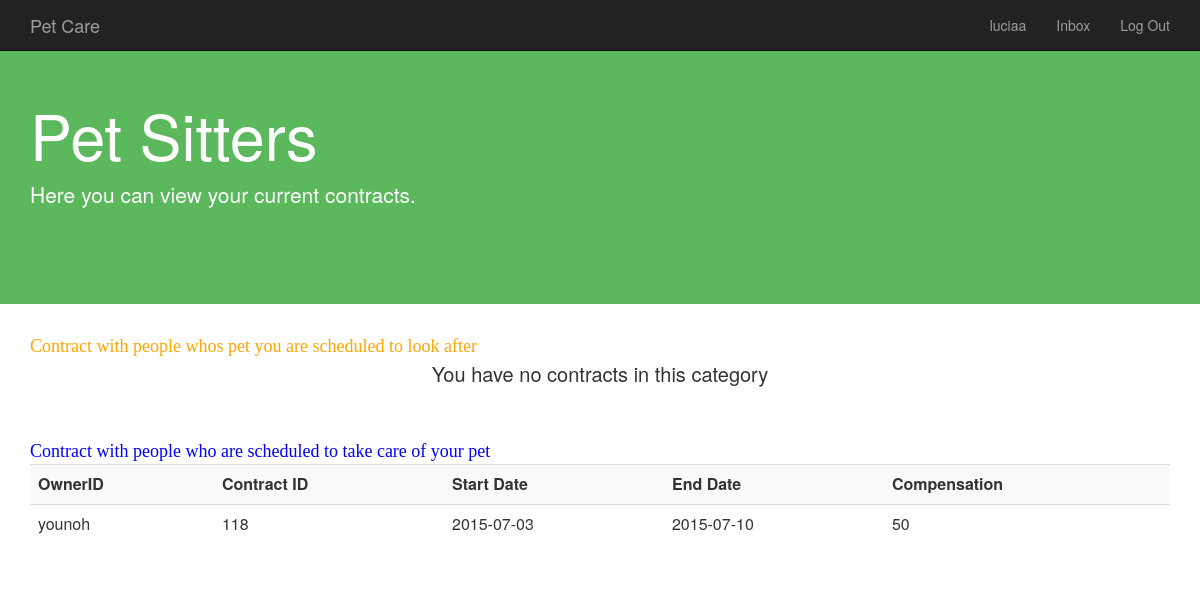
Screenshot of /user/myContracts.php (signed in) with the database file from the repository.
### tables this page shows
CREATE TABLE ContractToOwner
(OwnerID       	Char(20),
 PetID 			INTEGER, 
 RequestID 		INTEGER,
 SitterID		Char(20),
 StartDate  	DATE,
 EndDate 		DATE,
 Compensation 	REAL,
 Status 		BOOL,
 primary key(OwnerID,RequestID,PetID,SitterID),
 foreign key(PetID, RequestID) references AccommodationRequest(PetID, RequestID),
 foreign key(SitterID) references User(UserID));

### user/myContracts.php (the view, shortened to what this page needs)
<?php
		function CreateSitteeContractTable() {
		try{
			$userID = $_COOKIE['userID'];
			$db = new PDO("mysql:host=localhost;dbname=fantastic304;port=3306","root");
			$sql = "SELECT SitterID, AvailabilityID, StartDate, EndDate, Compensation
					FROM contracttositter c
					WHERE '$userID' = c.OwnerID and c.Status = 1";
			$row = $db->query($sql);
			if($row->rowCount() < 1) {
				echo "<p align='center' style='font-size:20'>You have no contracts in this category</p>";
				return;
			}
		} catch(Exception $e){
		echo "Could not connect to the database";
		exit;
		}
	}
	function CreateSitterContractTable() {
		try{
			$userID = $_COOKIE['userID'];
			$db = new PDO("mysql:host=localhost;dbname=fantastic304;port=3306","root");
			$sql = "SELECT OwnerID, RequestID, StartDate, EndDate, Compensation
					FROM contracttoowner c
					WHERE '$userID' = c.SitterID and c.Status = 1";
			echo '<table class="table table-striped">';
			echo '<th>';
			echo "OwnerID";
			echo '</th>';
			echo '<th>';
			echo "Contract ID";
			echo '</th>';
			echo '<th>';
			echo "Start Date";
			echo '</th>';
			echo '<th>';
			echo "End Date";
			echo '</th>';
			echo '<th>';
			echo "Compensation";
			echo '</th>';
			foreach($db->query($sql) as $row){
				echo '<tr>';
				echo '<td>';
				echo $row['OwnerID'];
				echo '</td>';
				echo '<td>';
				echo $row['RequestID'];
				echo '</td>';
				echo '<td>';
				echo $row['StartDate'];
				echo '</td>';
				echo '<td>';
				echo $row['EndDate'];
				echo '</td>';
				echo '<td>';
				echo $row['Compensation'];
				echo '</td>';
				echo '</tr>';
			}
			echo '</table>';
		} catch(Exception $e){
		echo "Could not connect to the database";
		exit;
		}
	}
?>
<head>
	<link rel="stylesheet" href="../bootstrap.min.css">
</head>
<body>
	<?php include '../include/header.php' ?>
	<div style="padding: 80px 0; background-color:5cb85c; !important" class="jumbotron">
  		<div class="container">
  			<h1 style="color:white">Pet Sitters</h1>
  			<p style="color:white">
  					Here you can view your current contracts.
  			</p>
  		</div>
	</div>
	<div class="container">
		<font size="4"face="verdana" color="orange">Contract with people whos pet you are scheduled to look after</font>
		<?php CreateSitteeContractTable();?>
		<font size="4" face="verdana" color="blue">Contract with people who are scheduled to take care of your pet </font>
		<?php CreateSitterContractTable();?>
	</div>
</body>

### rows the page displays
contracttoowner: OwnerID "younoh", RequestID "118", StartDate "2015-07-03", EndDate "2015-07-10", Compensation "50"

### other values shown
$_COOKIE['userID'] "luciaa"
